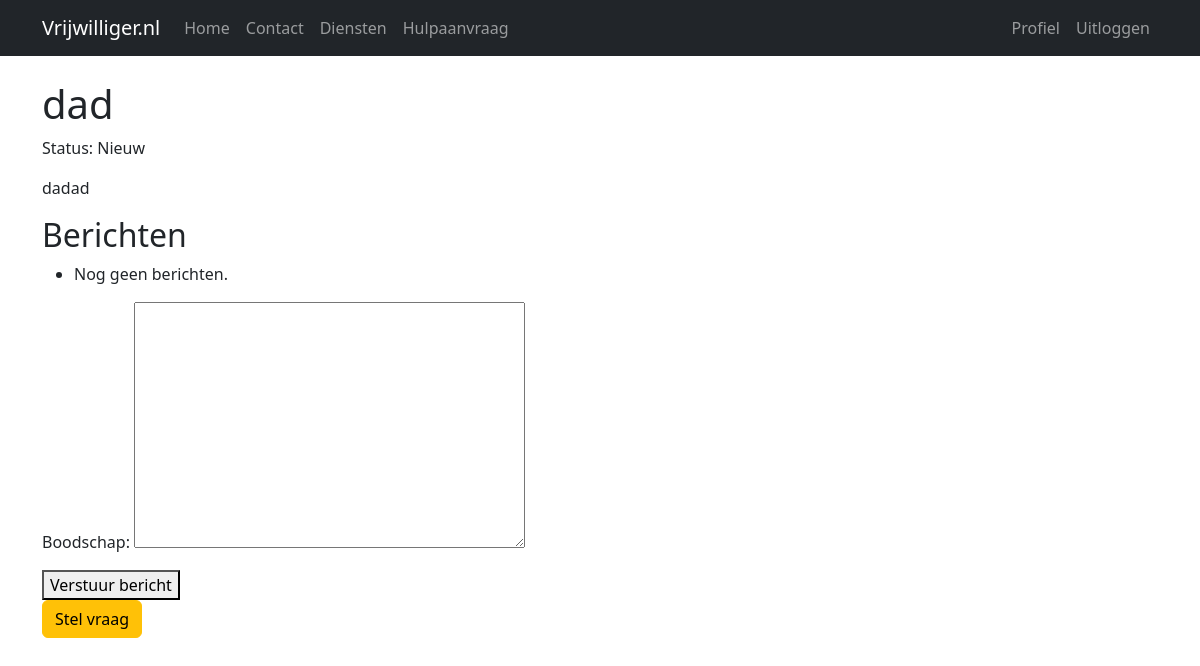
Screenshot of /hulpaanvraag/2/ (signed in) with the database file from the repository.
### app/models.py (models this page shows, shortened)
class HulpAanvraag(models.Model):
    STATUS_CHOICES = [
        ('nieuw', 'Nieuw'),
        ('in_behandeling', 'In behandeling'),
        ('ingepland', 'Ingepland'),
        ('afgerond', 'Afgerond'),
    ]
    user = models.ForeignKey(settings.AUTH_USER_MODEL, on_delete=models.CASCADE)
    titel = models.CharField(max_length=200, blank=True)
    omschrijving = models.TextField()
    preferred_time = models.CharField(max_length=200, blank=True, null=True)
    required_skills = models.ManyToManyField(Skill, blank=True)
    status = models.CharField(max_length=20, choices=STATUS_CHOICES, default='nieuw')
    aangemaakt_op = models.DateTimeField(auto_now_add=True)

### app/views.py (the view)
# urls.py: path('hulpaanvraag/<int:aanvraag_id>/', views.hulpaanvraag_detail, name='hulpaanvraag_detail'),
@login_required
def hulpaanvraag_detail(request, aanvraag_id):
    aanvraag = get_object_or_404(HulpAanvraag, id=aanvraag_id)
    if request.method == "POST":
        form = BerichtForm(request.POST)
        if form.is_valid():
            bericht = form.save(commit=False)
            bericht.verzender = request.user
            bericht.hulpaanvraag = aanvraag
            bericht.save()
            return redirect("hulpaanvraag_detail", aanvraag_id=aanvraag.id)
    else:
        form = BerichtForm()
    return render(request, "hulpaanvraag/detail.html", {
        "aanvraag": aanvraag,
        "form": form
    })

### app/forms.py
class BerichtForm(forms.ModelForm):
    class Meta:
        model = Bericht
        fields = ["boodschap"]

### app/context_processors.py (called while the page is built)
def user_role(request):
    return {
        "role": get_user_role(request.user, default=None)
    }

### app/utils.py (called while the page is built)
def get_user_role(user, default=None, create_missing=False):
    if not getattr(user, "is_authenticated", False):
        return default
    if create_missing:
        profile = ensure_user_profile(user)
        return profile.role if profile else default
    try:
        return user.userprofile.role
    except UserProfile.DoesNotExist:
        return default

### app/templates/hulpaanvraag/detail.html (shortened to what this page needs)
{% extends 'base.html' %}
{% block content %}
<h1>{{ aanvraag.titel }}</h1>
<p>Status: {{ aanvraag.get_status_display }}</p>
<p>{{ aanvraag.omschrijving }}</p>
<h2>Berichten</h2>
<ul>
  {% for b in aanvraag.berichten.all %}
  <li>{{ b.verzender }}: {{ b.boodschap }} ({{ b.verzonden_op }})</li>
  {% empty %}
  <li>Nog geen berichten.</li>
  {% endfor %}
</ul>
{% if user.is_authenticated %}
<form method="post">
  {{ form.as_p }}
  <button type="submit">Verstuur bericht</button>
</form>
<a href="{% url 'stuur_bericht' aanvraag.id %}" class="btn btn-warning">
  Stel vraag
</a>
{% endif %}
{% endblock %}

### rows the page displays
HulpAanvraag: titel "dad", status "Nieuw", omschrijving "dadad"
